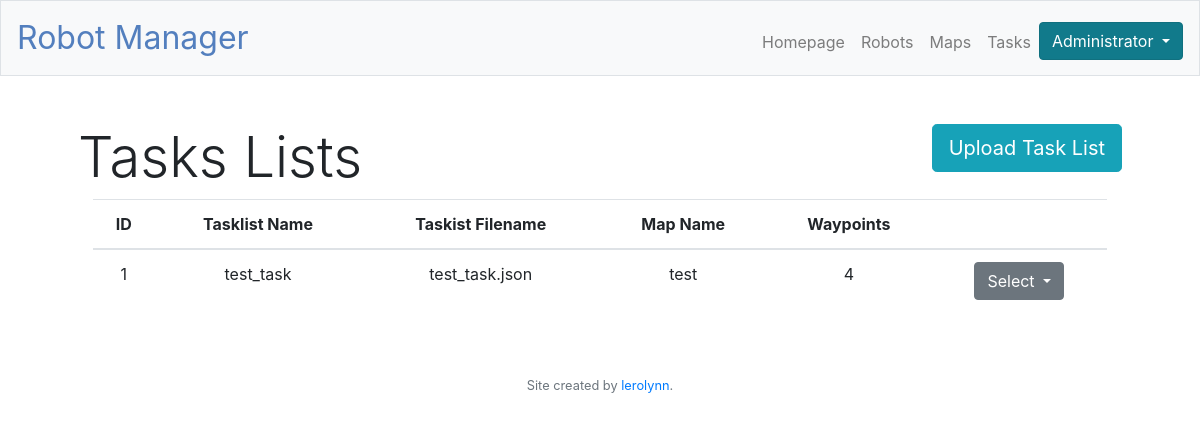
The page /tasks (signed in) on the database as committed earlier.
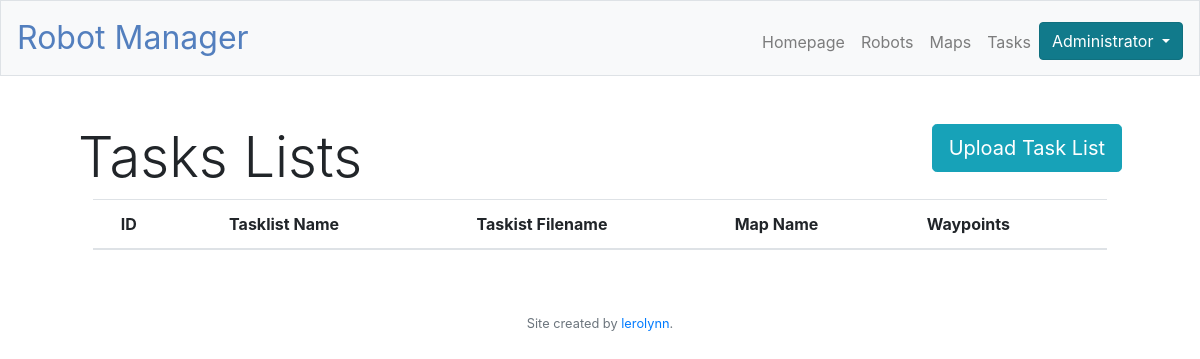
The same page on the database as committed later.
### tables this page shows
CREATE TABLE "tasklists" (
	`id`	INTEGER NOT NULL,
	`tasklist_name`	INTEGER NOT NULL,
	`tasklist_file`	TEXT,
	`user_id`	INTEGER,
	`map_id`	INTEGER,
	`map_name`	TEXT,
	`waypoint_count`	INTEGER,
	PRIMARY KEY(id),
	FOREIGN KEY(`user_id`) REFERENCES users ( id ),
	FOREIGN KEY(`map_id`) REFERENCES maps ( id ),
	FOREIGN KEY(`map_name`) REFERENCES maps ( map_name )
);

### app.py (the view, shortened to what this page needs)
@app.route("/tasks", methods=["GET", "POST"])
def tasks():
    if not session:
        return redirect("/login")
    cur = conn.cursor()
    tasklists = cur.execute("SELECT * FROM tasklists WHERE user_id=?", (session["user_id"],))
    return render_template("tasks.html", tasklists=tasklists)

### app.py (called while the page is built)
@app.after_request
def after_request(response):
    response.headers["Cache-Control"] = "no-cache, no-store, must-revalidate"
    response.headers["Expires"] = 0
    response.headers["Pragma"] = "no-cache"
    return response

### templates/tasks.html (shortened to what this page needs)
{% extends "layout.html" %}
{% block main %}
<main>
  <div style="margin-bottom: 70px;">
      <h1 class="display-4 float-left">Tasks Lists</h1>
      <div class="btn-group float-right" class="margin-top: 50px;" role="group">
        <button type="button" class="btn btn-info btn-lg" data-toggle="modal" data-target="#addTask" href="#">Upload Task List</button>
      </div>
  </div>
  <div class="col-md-auto">
    <table class="table table-hover">
      <thead>
        <tr>
          <th scope="col">ID</th>
          <th scope="col">Tasklist Name</th>
          <th scope="col">Taskist Filename</th>
          <th scope="col">Map Name</th>
          <th scope="col">Waypoints</th>
          <th scope="col"></th>
        </tr>
      </thead>
      <tbody>
       {% for tasklist in tasklists %}
          <tr>
              <td>{{ tasklist.id }}</td>
              <td>{{ tasklist.tasklist_name }}</td>
              <td>{{ tasklist.tasklist_file }}</td>
              <td>{{ tasklist.map_name }}</td>
              <td>{{ tasklist.waypoint_count }}</td>
              <td>
                <div class="dropdown">
                  <button class="btn btn-secondary dropdown-toggle" type="button" id="dropdownMenuButton" data-toggle="dropdown" aria-haspopup="true" aria-expanded="false">
                    Select
                  </button>
                </div>
              </td>
          </tr>
        {% endfor %}
      </tbody>
    </table>
</div>
</main>
{% endblock %}

Rows that differ between the two databases and show on the page:
removed tasklists: id "1", tasklist_name "test_task", tasklist_file "test_task.json", map_name "test", waypoint_count "4"
